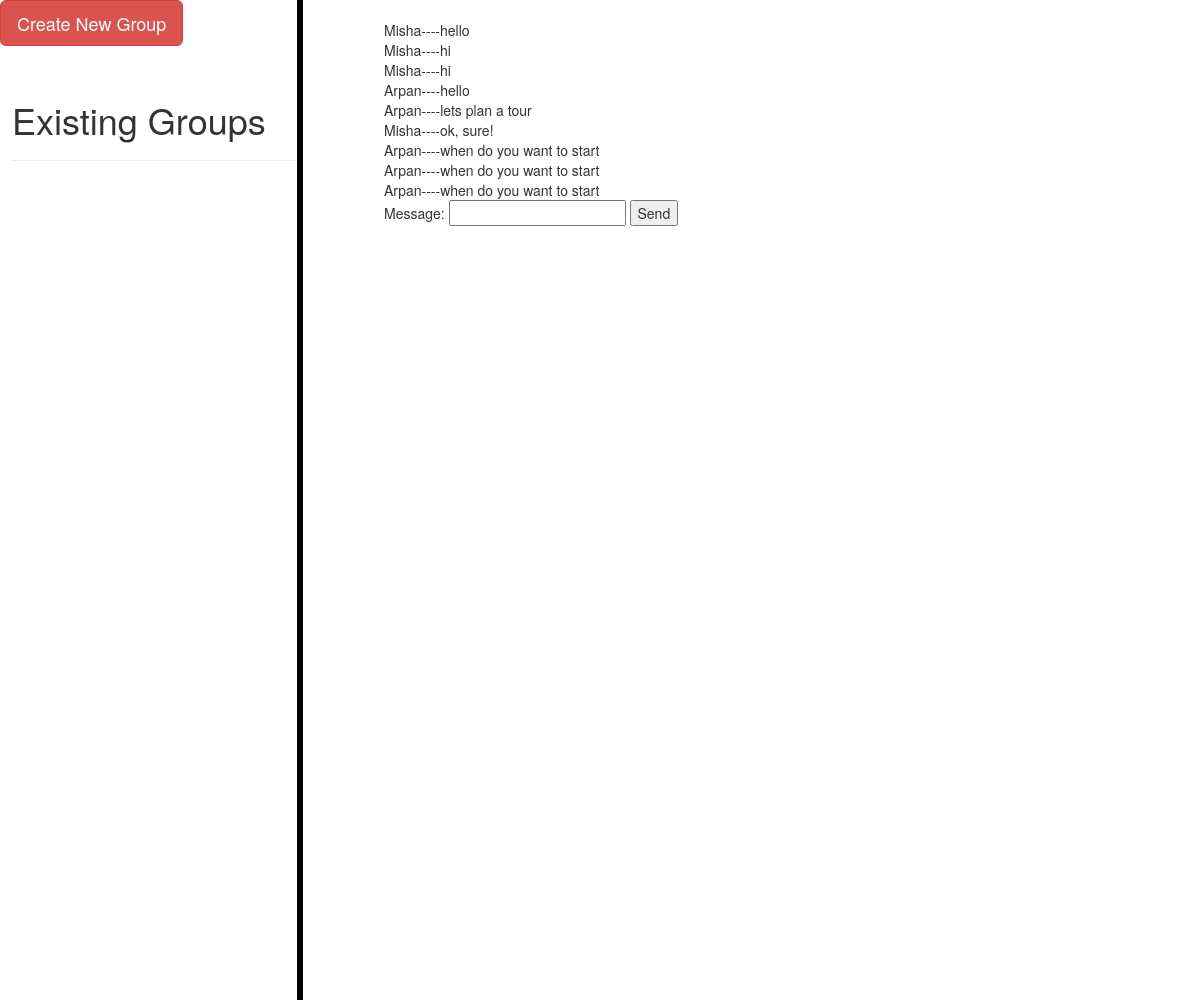
The page /blog/showMessages/3 on the database its author committed.
### database/models.py (models this page shows)
class GROUPMESSAGE(models.Model):
    groupID = models.ForeignKey(GROUP, on_delete=models.CASCADE)
    userName=models.CharField(max_length=50)
    message=models.CharField(blank=True, max_length=1000)
    time=models.CharField(max_length=50, blank=True)

### Blog/views.py (the view, shortened to what this page needs)
# urls.py: path('showMessages/<int:group_id>', views.show_messages, name="show_messages" ),
def show_messages(request,group_id):
    context={}
    context['groups']=request.session.get('group_list',default=None)
    message_list={}
    user_list={}
    counter=0;
    group_message_list=GROUPMESSAGE.objects.all()
    for gm in group_message_list:
        if gm.groupID.id == group_id:
            message_list[counter] = gm.message
            user_list[counter] = gm.userName
            counter=counter+1
    context['message_list']=message_list
    context['user_list']=user_list
    context['show_messages']=True
    print(message_list)
    return render(request, 'existingGroups.html', context)

### ChoiceSubsystem/templatetags/ChoiceSubsystem_extras.py (called while the page is built)
@register.filter(name='foo')
def foo(dict, key):
    return dict[key]

### templates/existingGroups.html (shortened to what this page needs)
<!DOCTYPE html>
{% load ChoiceSubsystem_extras %}
<html lang="en">
<head>
	<link href="https://maxcdn.bootstrapcdn.com/bootstrap/3.3.0/css/bootstrap.min.css" rel="stylesheet" id="bootstrap-css">
</head>
<body>
<div class="group_list">
<h1>Existing Groups</h1>
<hr>
</div>
<div class="v1"></div>
<div class="button_style">
<form action="{% url 'create_group' %}" >
  <button  type="submit" class="btn btn-lg btn-danger">Create New Group</button>
</form>
</div>
{% if show_messages %}
<div class="messages">
{% for key,value in message_list.items %}
{{ user_list|foo:key }}----{{ message_list|foo:key }}<br>
{% endfor %}
<form action="" method="post">
  Message: <input  type="text" name="message" >
  <button  type="submit" value="Send">Send</button>
</form>
</div>
{% endif %}
</body>
</html>

### templates/existingGroups.html (style rules this page uses)
.group_list { width:24%; position: absolute; top: 8%; left: 1%; }
.v1 { border-left: 6px solid black; height: 1000px; position: absolute; left: 25%; margin-left: -3px; top: 0; }
.messages { width:70%; position: absolute; top: 2%; left: 32%; }
.button_style { left=60%; position:absolute; }

### rows shown on the page
GROUPMESSAGE: userName "Arpan", message "hello"
GROUPMESSAGE: userName "Arpan", message "lets plan a tour"
GROUPMESSAGE: userName "Misha", message "ok, sure!"

### other values the page prints
{{ user_list|foo:key }} "Misha" "Misha" "Misha" "Arpan" "Arpan" "Arpan"
{{ message_list|foo:key }} "hello" "hi" "hi" "when do you want to start" "when do you want to start" "when do you want to start"
